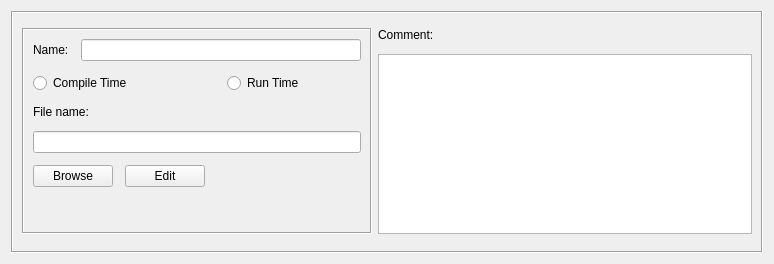
<?xml version="1.0" encoding="UTF-8"?>
<ui version="4.0">
 <class>AddressTableDialog_q</class>
 <widget class="QWidget" name="AddressTableDialog_q">
  <property name="geometry">
   <rect>
    <x>0</x>
    <y>0</y>
    <width>774</width>
    <height>264</height>
   </rect>
  </property>
  <property name="baseSize">
   <size>
    <width>500</width>
    <height>500</height>
   </size>
  </property>
  <property name="windowTitle">
   <string>Address Table</string>
  </property>
  <layout class="QGridLayout" name="gridLayout">
   <item row="0" column="0">
    <widget class="QFrame" name="frame7">
     <property name="frameShape">
      <enum>QFrame::Box</enum>
     </property>
     <property name="frameShadow">
      <enum>QFrame::Sunken</enum>
     </property>
     <layout class="QGridLayout">
      <item row="0" column="0" rowspan="2">
       <widget class="QFrame" name="frame10">
        <property name="sizePolicy">
         <sizepolicy hsizetype="Fixed" vsizetype="Preferred">
          <horstretch>0</horstretch>
          <verstretch>0</verstretch>
         </sizepolicy>
        </property>
        <property name="minimumSize">
         <size>
          <width>350</width>
          <height>16</height>
         </size>
        </property>
        <property name="maximumSize">
         <size>
          <width>350</width>
          <height>16777215</height>
         </size>
        </property>
        <property name="frameShape">
         <enum>QFrame::Box</enum>
        </property>
        <property name="frameShadow">
         <enum>QFrame::Sunken</enum>
        </property>
        <layout class="QGridLayout">
         <property name="spacing">
          <number>12</number>
         </property>
         <item row="0" column="0">
          <widget class="QLabel" name="textLabel1">
           <property name="text">
            <string>Name:</string>
           </property>
           <property name="wordWrap">
            <bool>false</bool>
           </property>
          </widget>
         </item>
         <item row="0" column="1" colspan="2">
          <widget class="QLineEdit" name="obj_name">
           <property name="sizePolicy">
            <sizepolicy hsizetype="Preferred" vsizetype="Fixed">
             <horstretch>200</horstretch>
             <verstretch>0</verstretch>
            </sizepolicy>
           </property>
           <property name="minimumSize">
            <size>
             <width>0</width>
             <height>0</height>
            </size>
           </property>
          </widget>
         </item>
         <item row="1" column="0" colspan="2">
          <widget class="QRadioButton" name="r_compiletime">
           <property name="sizePolicy">
            <sizepolicy hsizetype="Expanding" vsizetype="Fixed">
             <horstretch>0</horstretch>
             <verstretch>0</verstretch>
            </sizepolicy>
           </property>
           <property name="text">
            <string>Compile Time</string>
           </property>
          </widget>
         </item>
         <item row="1" column="2">
          <widget class="QRadioButton" name="r_runtime">
           <property name="sizePolicy">
            <sizepolicy hsizetype="Expanding" vsizetype="Fixed">
             <horstretch>0</horstretch>
             <verstretch>0</verstretch>
            </sizepolicy>
           </property>
           <property name="text">
            <string>Run Time</string>
           </property>
          </widget>
         </item>
         <item row="2" column="0" colspan="3">
          <widget class="QLabel" name="textLabel2_2">
           <property name="text">
            <string>File name:</string>
           </property>
           <property name="wordWrap">
            <bool>false</bool>
           </property>
          </widget>
         </item>
         <item row="3" column="0" colspan="3">
          <widget class="QLineEdit" name="filename">
           <property name="sizePolicy">
            <sizepolicy hsizetype="Preferred" vsizetype="Fixed">
             <horstretch>0</horstretch>
             <verstretch>0</verstretch>
            </sizepolicy>
           </property>
           <property name="minimumSize">
            <size>
             <width>0</width>
             <height>0</height>
            </size>
           </property>
          </widget>
         </item>
         <item row="4" column="0" colspan="3">
          <layout class="QHBoxLayout">
           <item>
            <widget class="QPushButton" name="BrowseButton">
             <property name="sizePolicy">
              <sizepolicy hsizetype="Fixed" vsizetype="Fixed">
               <horstretch>0</horstretch>
               <verstretch>0</verstretch>
              </sizepolicy>
             </property>
             <property name="toolTip">
              <string>Browse</string>
             </property>
             <property name="text">
              <string>Browse</string>
             </property>
            </widget>
           </item>
           <item>
            <widget class="QPushButton" name="editButton">
             <property name="text">
              <string>Edit</string>
             </property>
            </widget>
           </item>
           <item>
            <spacer>
             <property name="orientation">
              <enum>Qt::Horizontal</enum>
             </property>
             <property name="sizeType">
              <enum>QSizePolicy::Expanding</enum>
             </property>
             <property name="sizeHint" stdset="0">
              <size>
               <width>10</width>
               <height>20</height>
              </size>
             </property>
            </spacer>
           </item>
          </layout>
         </item>
         <item row="5" column="1" colspan="2">
          <spacer>
           <property name="orientation">
            <enum>Qt::Vertical</enum>
           </property>
           <property name="sizeType">
            <enum>QSizePolicy::MinimumExpanding</enum>
           </property>
           <property name="sizeHint" stdset="0">
            <size>
             <width>307</width>
             <height>16</height>
            </size>
           </property>
          </spacer>
         </item>
        </layout>
       </widget>
      </item>
      <item row="0" column="1">
       <widget class="QLabel" name="textLabel2">
        <property name="sizePolicy">
         <sizepolicy hsizetype="Preferred" vsizetype="Fixed">
          <horstretch>0</horstretch>
          <verstretch>0</verstretch>
         </sizepolicy>
        </property>
        <property name="text">
         <string>Comment:</string>
        </property>
        <property name="wordWrap">
         <bool>false</bool>
        </property>
       </widget>
      </item>
      <item row="1" column="1">
       <widget class="TextEditWidget" name="comment">
        <property name="sizePolicy">
         <sizepolicy hsizetype="Expanding" vsizetype="Expanding">
          <horstretch>0</horstretch>
          <verstretch>100</verstretch>
         </sizepolicy>
        </property>
        <property name="minimumSize">
         <size>
          <width>200</width>
          <height>0</height>
         </size>
        </property>
        <property name="maximumSize">
         <size>
          <width>16777215</width>
          <height>180</height>
         </size>
        </property>
        <property name="tabChangesFocus">
         <bool>true</bool>
        </property>
       </widget>
      </item>
     </layout>
    </widget>
   </item>
  </layout>
 </widget>
 <customwidgets>
  <customwidget>
   <class>TextEditWidget</class>
   <extends>QTextEdit</extends>
   <header>TextEditWidget.h</header>
  </customwidget>
 </customwidgets>
 <tabstops>
  <tabstop>obj_name</tabstop>
  <tabstop>r_compiletime</tabstop>
  <tabstop>r_runtime</tabstop>
  <tabstop>filename</tabstop>
  <tabstop>BrowseButton</tabstop>
  <tabstop>editButton</tabstop>
  <tabstop>comment</tabstop>
 </tabstops>
 <resources>
  <include location="MainRes.qrc"/>
 </resources>
 <connections>
  <connection>
   <sender>comment</sender>
   <signal>textChanged()</signal>
   <receiver>AddressTableDialog_q</receiver>
   <slot>changed()</slot>
   <hints>
    <hint type="sourcelabel">
     <x>20</x>
     <y>20</y>
    </hint>
    <hint type="destinationlabel">
     <x>20</x>
     <y>20</y>
    </hint>
   </hints>
  </connection>
  <connection>
   <sender>obj_name</sender>
   <signal>editingFinished()</signal>
   <receiver>AddressTableDialog_q</receiver>
   <slot>changed()</slot>
   <hints>
    <hint type="sourcelabel">
     <x>20</x>
     <y>20</y>
    </hint>
    <hint type="destinationlabel">
     <x>20</x>
     <y>20</y>
    </hint>
   </hints>
  </connection>
  <connection>
   <sender>r_compiletime</sender>
   <signal>toggled(bool)</signal>
   <receiver>AddressTableDialog_q</receiver>
   <slot>changed()</slot>
   <hints>
    <hint type="sourcelabel">
     <x>20</x>
     <y>20</y>
    </hint>
    <hint type="destinationlabel">
     <x>20</x>
     <y>20</y>
    </hint>
   </hints>
  </connection>
  <connection>
   <sender>r_runtime</sender>
   <signal>toggled(bool)</signal>
   <receiver>AddressTableDialog_q</receiver>
   <slot>changed()</slot>
   <hints>
    <hint type="sourcelabel">
     <x>20</x>
     <y>20</y>
    </hint>
    <hint type="destinationlabel">
     <x>20</x>
     <y>20</y>
    </hint>
   </hints>
  </connection>
  <connection>
   <sender>filename</sender>
   <signal>editingFinished()</signal>
   <receiver>AddressTableDialog_q</receiver>
   <slot>changed()</slot>
   <hints>
    <hint type="sourcelabel">
     <x>20</x>
     <y>20</y>
    </hint>
    <hint type="destinationlabel">
     <x>20</x>
     <y>20</y>
    </hint>
   </hints>
  </connection>
  <connection>
   <sender>BrowseButton</sender>
   <signal>clicked()</signal>
   <receiver>AddressTableDialog_q</receiver>
   <slot>browse()</slot>
   <hints>
    <hint type="sourcelabel">
     <x>20</x>
     <y>20</y>
    </hint>
    <hint type="destinationlabel">
     <x>20</x>
     <y>20</y>
    </hint>
   </hints>
  </connection>
  <connection>
   <sender>editButton</sender>
   <signal>clicked()</signal>
   <receiver>AddressTableDialog_q</receiver>
   <slot>editFile()</slot>
   <hints>
    <hint type="sourcelabel">
     <x>20</x>
     <y>20</y>
    </hint>
    <hint type="destinationlabel">
     <x>20</x>
     <y>20</y>
    </hint>
   </hints>
  </connection>
 </connections>
 <slots>
  <slot>editFile()</slot>
 </slots>
</ui>
